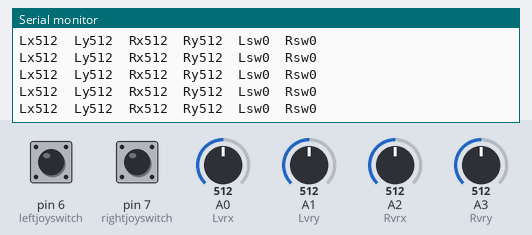
A sketch run on a simulated Arduino Uno, built with avr-gcc and run on an emulated ATmega328P. Parts: the last lines printed to the serial monitor. Inputs (shaded band) come from the test bench; at power-on: A1 (Lvry) = 512, A3 (Rvry) = 512, A2 (Rvrx) = 512, pin 6 (leftjoyswitch) LOW, pin 7 (rightjoyswitch) LOW, A0 (Lvrx) = 512.

Above: at 4.2 s.
4.3 s: A1 (Lvry) set to 106
At 5.3 s:
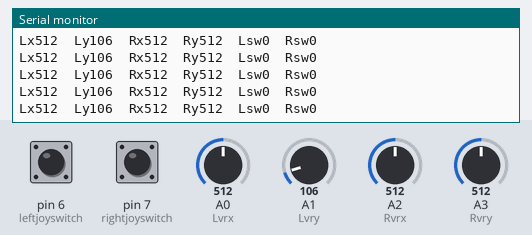
5.8 s: A1 (Lvry) set to 95
At 6.5 s:
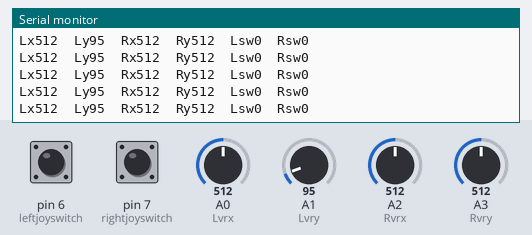
8.8 s: A3 (Rvry) set to 106
At 9.6 s:
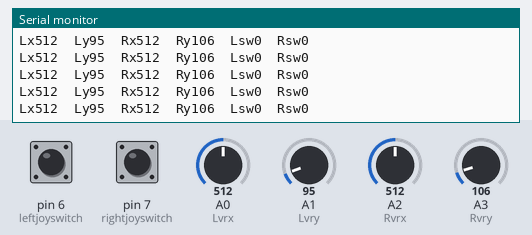
11.8 s: A3 (Rvry) set to 93
At 12.9 s:
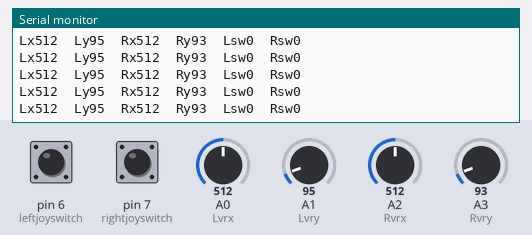
14.8 s: A2 (Rvrx) set to 108
At 15.7 s:
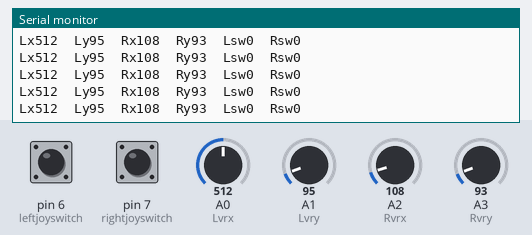
16.3 s: A2 (Rvrx) set to 89
At 16.9 s:
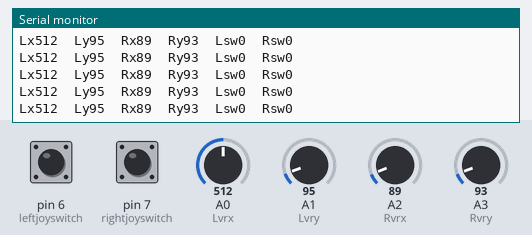
Timing chart, 0 to 19.3 s (numbered marks = the images above; inputs shaded):
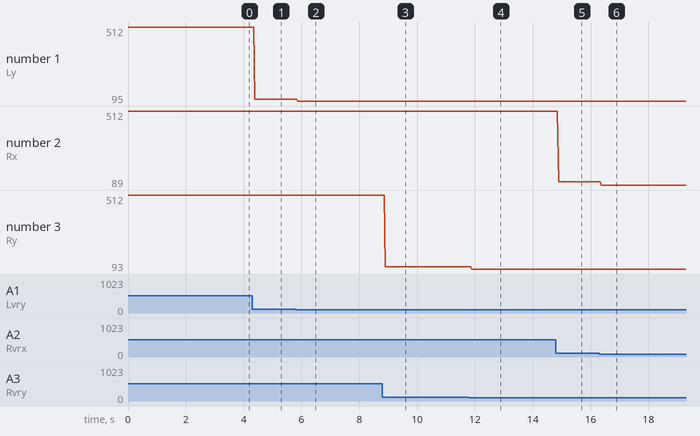

Measured:
- after the input at 4.3 s, the serial monitor: prints a new line after 0.08 s (image 1)
- after the input at 5.8 s, the serial monitor: prints a new line after 0.08 s (image 2)
- after the input at 8.8 s, the serial monitor: prints a new line after 0.10 s (image 3)
- after the input at 11.8 s, the serial monitor: prints a new line after 0.08 s (image 4)
- after the input at 14.8 s, the serial monitor: prints a new line after 0.09 s (image 5)
- after the input at 16.3 s, the serial monitor: prints a new line after 0.08 s (image 6)
- plotted number 1: 512 → 106 after the input at 4.3 s, 106 → 95 after the input at 5.8 s
- plotted number 2: 512 → 108 after the input at 14.8 s, 108 → 89 after the input at 16.3 s

The sketch:

RCcontroller_TEST.ino
```cpp
int Lvrx=A0; //potientiameter values from joysticks
int Lvry=A1;
int Rvrx=A2;
int Rvry=A3;
int leftjoyswitch=6; //Joystick clicks
int rightjoyswitch=7;
bool joypoll=1;// Enable Joystick Polling
int Lx=0; // Actual joystick read values
int Ly=0;
int Rx=0;
int Ry=0;
int Lsw=0;
int Rsw=0;


void setup() {
  pinMode(leftjoyswitch, INPUT); // initializes Joystick pins
  pinMode(rightjoyswitch, INPUT);
  pinMode(Lvrx, INPUT);
  pinMode(Lvry, INPUT);
  pinMode(Rvrx, INPUT);
  pinMode(Rvry, INPUT);

  Serial.begin(9600);
}


//Below is main code loop
void loop() {


if (joypoll == 1) {
Lx=analogRead(Lvrx);
Ly=analogRead(Lvry);
Rx=analogRead(Rvrx);
Ry=analogRead(Rvry);
Lsw=digitalRead(leftjoyswitch);
Rsw=digitalRead(rightjoyswitch);
}


Serial.print("Lx");
Serial.print(Lx);
Serial.print("\t");
Serial.print("Ly");
Serial.print(Ly);
Serial.print("\t");
Serial.print("Rx");
Serial.print(Rx);
Serial.print("\t");
Serial.print("Ry");
Serial.print(Ry);
Serial.print("\t");
Serial.print("Lsw");
Serial.print(Lsw);
Serial.print("\t");
Serial.print("Rsw");
Serial.print(Rsw);
Serial.println("\t");

} //Void Loop End ~~~~~~~~~~~~~~~~~~
```
